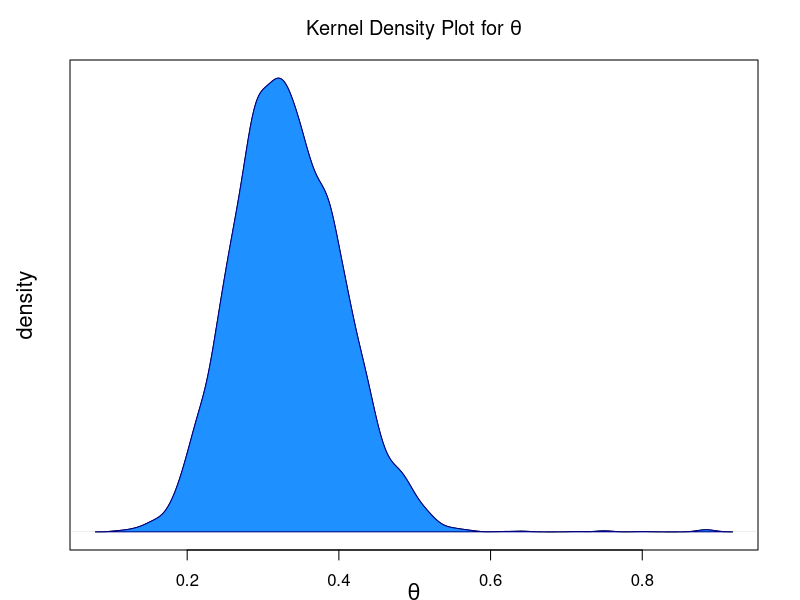
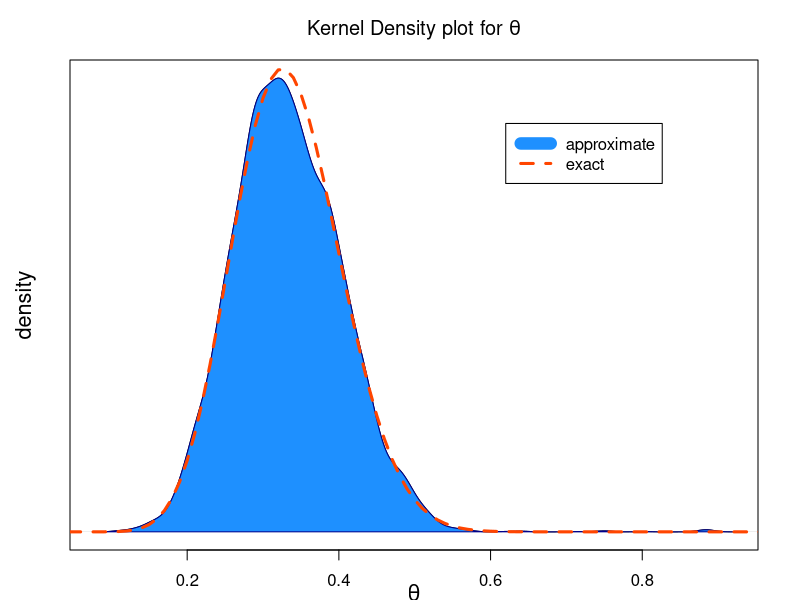
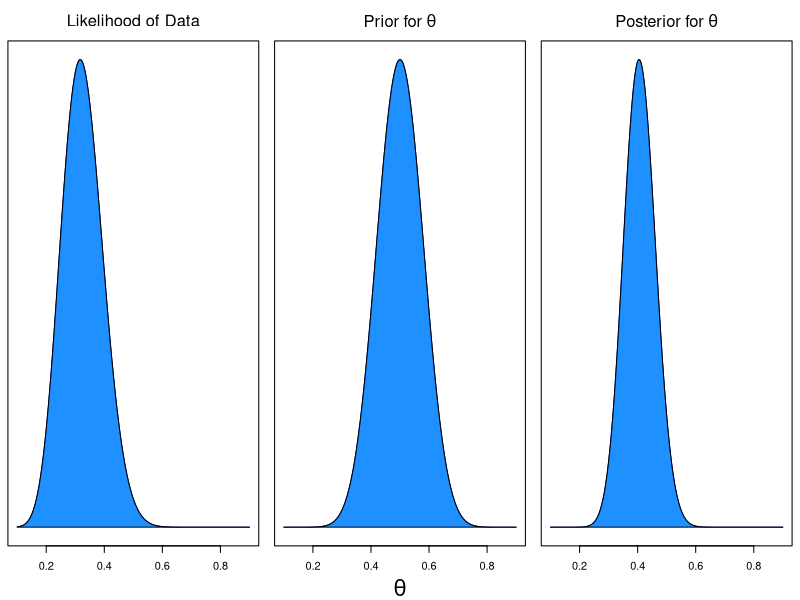
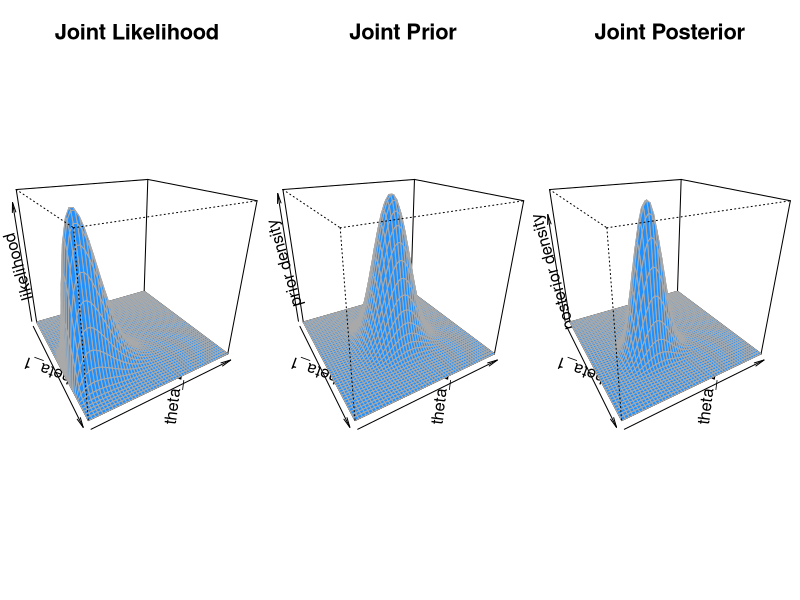
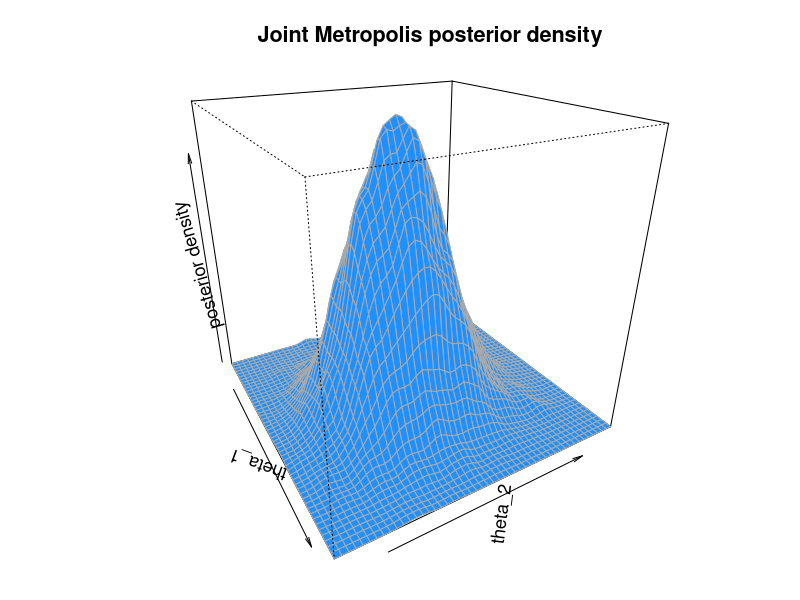
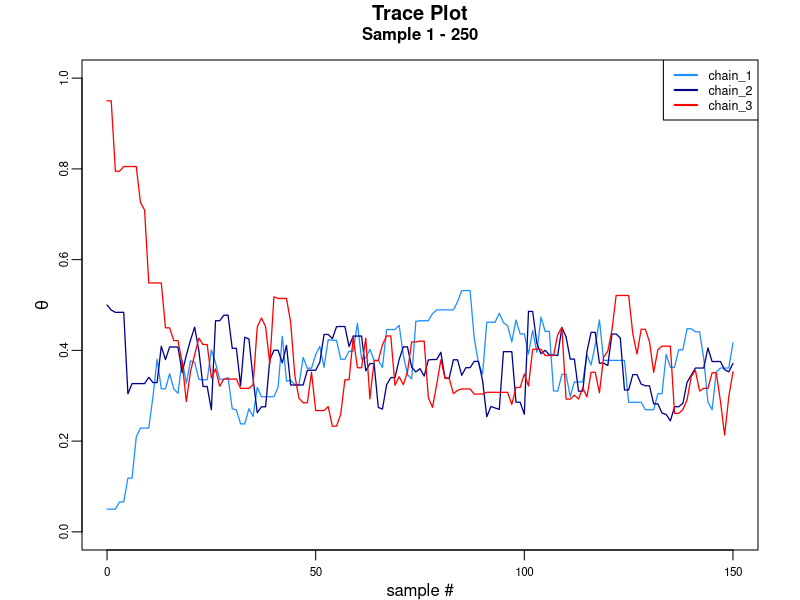
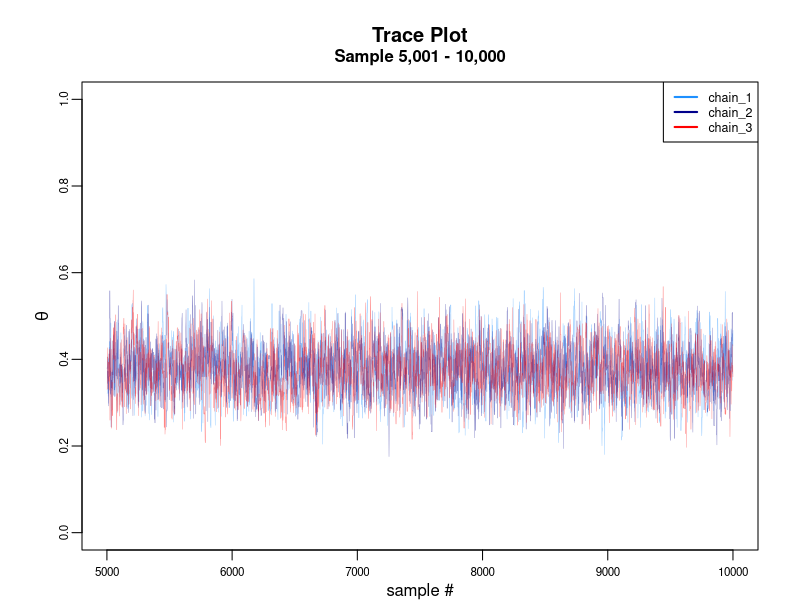
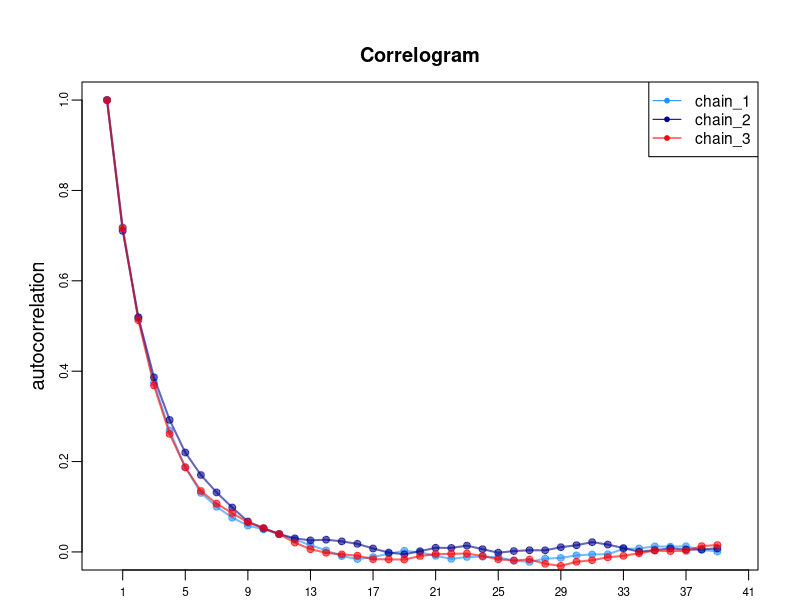

Reproduce these figures in R, in order.
## ---- chunk 1
knitr::opts_chunk$set(echo = TRUE, fig.width=6.5, fig.height=5, fig.align='center', fig.pos = 'H', out.extra = '')
library(MASS)
library(knitr)
library(scales)
## ---- chunk 2
flips <- 41; heads <- 13
a <- 2; b <- 2
## ---- chunk 3
metropolis_algorithm <- function(samples, theta_seed, sd){
  
  theta_curr <- theta_seed
  posterior_thetas <- rep(NA, samples) # Create vector to store sampled parameters
  
  for (i in 1:samples){
    
    theta_prop <- rnorm(n = 1, mean = theta_curr, sd = sd) # Proposal distribution
    
    # If the proposed parameter is outside its range then set it equal to its current
    # value. Otherwise keep the proposed value
    theta_prop <- ifelse((theta_prop < 0 | theta_prop > 1), theta_curr, theta_prop)
    
    # Bayes' numerators
    posterior_prop <- dbeta(theta_prop, a, b) * dbinom(heads, flips, theta_prop)
    posterior_curr <- dbeta(theta_curr, a, b) * dbinom(heads, flips, theta_curr)
      
    # Calculate probability of accepting
    p_accept_theta_prop <- min(posterior_prop/posterior_curr, 1.0)
    
    rand_unif <- runif(n = 1)
    
    # Probabilistically accept proposed theta
    theta_select <- ifelse(p_accept_theta_prop > rand_unif, theta_prop, theta_curr)
    
    posterior_thetas[i] <- theta_select
    
    # Reset theta_curr for the next iteration of the loop
    theta_curr <- theta_select
  }
  return(posterior_thetas)
}
## ---- chunk 4
set.seed(555)
posterior_thetas <- metropolis_algorithm(samples = 10000, theta_seed = 0.9, sd = 0.05)
## ---- chunk 5
opar <- par()
par(mar=c(2.5,3.5,3,2.1), mgp = c(1.7, 1, 0))

d <- density(posterior_thetas)
plot( d
     ,main = expression(paste('Kernel Density Plot for ', theta))
     ,xlab = expression(theta)
     ,ylab = 'density'
     ,yaxt = 'n'
     ,cex.lab = 1.3
     )
polygon(d, col='dodgerblue1', border='dark blue')
## ---- chunk 6
thetas <- seq(from = 0.01, to = 1, by = 0.01)
exact_posterior <- dbeta(thetas, (a + heads), (b + flips - heads))

opar <- par()
par(mar=c(2.5,3.5,3,2.1), mgp = c(1.75, 1, 0))

d <- density(posterior_thetas)
plot( d
     ,main = expression(paste('Kernel Density plot for ', theta))
     ,xlab = expression(theta)
     ,ylab = 'density'
     ,yaxt = 'n'
     ,cex.lab = 1.3
     )
polygon(d, col='dodgerblue1', border='dark blue')
lines(thetas, exact_posterior, col='orangered', lwd=3, lty = 'dashed')
legend(0.62, 5, c('approximate', 'exact'), lwd=c(12,3), lty = c('solid', 'dashed'), col=c('dodgerblue1', 'orangered'))
## ---- chunk 7
a <- 20; b <- 20 # Prior parameters

# Create a sequence of thetas ranging from 0.1 to 0.9 since this is where the density is
min <- 0.1; max <- 0.9
thetas <- seq(from = min, to = max, length.out = 1000)

# Pass the sequence of thetas to calculate the likelihood, prior, and  posterior
likelihood <- dbinom(heads, flips, thetas)
prior <- dbeta(thetas, a, b)
posterior <- dbeta(thetas, (a + heads), (b + flips - heads))
## ---- chunk 8
opar <- par()
cex <- 1.0 #size of points on plot
cex.main <- 1.5 #size of title
cex.lab <- 2.0 #size of labels
cex.axis <- 1.0 #size of axis values
pch <- 20 #point type
point_col <- 'dodgerblue1' #point color
line_col <- 'dark blue' #line color
type <- 'l' #type of plot. l = line, p = points, b = both
lty <- 'solid' #type of line
lwd <- 1 #line width for plotted lines
line = 1 #move up (positive) or down (negative) the title relative to the top of the plot
alph = 0.6 #transparency of points/lines. make sure `scales` library is loaded

par( mfrow=c(1,3) #rows x columns
    ,mgp=c(3,1,0) #location of labels, tick-mark labels, and tick marks relative to plot window
    ,las = 0 #orientation of tick mark labels. 0 = parallel, 1 = horizontal, 2 = perpendicular, 3 = vertical 
    ,mar=c(4,0.5,3,0.5)+0.1 #margins. goes bottom, left, top, right
    )

plot(thetas, likelihood, type = type, ylab='', xlab='', yaxt='n', col = line_col)
polygon(c(min, thetas, max), c(0, likelihood, 0), col = point_col) 
title(expression('Likelihood of Data'), cex.main = cex.main)

plot(thetas, prior, type = type, xlab=expression(theta), ylab='', cex.lab = cex.lab, yaxt='n', col = line_col)
polygon(c(min, thetas, max), c(0, prior, 0), col = point_col) 
title(expression(paste('Prior for ', theta)), cex.main = cex.main)

plot(thetas, posterior, type = type, ylab='', xlab='', yaxt='n', col = line_col)
polygon(c(min, thetas, max), c(0, posterior, 0), col = point_col) 
title(expression(paste('Posterior for ', theta)), cex.main = cex.main)
## ---- chunk 9
flips_1 <- 25; heads_1 <- 17
flips_2 <- 9; heads_2 <- 1
a <- 10; b <- 10

thetas <- seq(from = 0, to = 1.0, length.out = 50)

prior_1 <- dbeta(thetas, a, b)
prior_2 <- dbeta(thetas, a, b)

likelihood_1 <- dbinom(heads_1, flips_1, thetas)
likelihood_2 <- dbinom(heads_2, flips_2, thetas)

posterior_1 <- dbeta(thetas, (a + heads_1), (b + flips_1 - heads_1))
posterior_2 <- dbeta(thetas, (a + heads_2), (b + flips_2 - heads_2))

# Matrix of densities. Multiply (*) because of independence.
joint_prior <- outer(prior_1, prior_2, FUN='*' )
joint_likelihood <- outer(likelihood_1, likelihood_2, FUN='*')
joint_posterior <- outer(posterior_1, posterior_2, FUN = '*')
## ---- chunk 10
opar <- par()
cex <- 1.0 #size of points on plot
cex.main <- 2 #size of title
cex.lab <- 1.5 #size of labels
cex.axis <- 1.0 #size of axis values
pch <- 20 #point type
point_col <- 'dodgerblue1' #point color
line_col <- 'dark blue' #line color
border_col <- 'dark gray' #border color
type <- 'l' #type of plot. l = line, p = points, b = both
lty <- 'solid' #type of line
lwd <- 1 #line width for plotted lines
line = -3 #move up (positive) or down (negative) the title relative to the top of the plot
alph = 0.6 #transparency of points/lines. make sure `scales` library is loaded

par( mfrow=c(1,3) #rows x columns
     ,mgp=c(3,1,0) #location of labels, tick-mark labels, and tick marks relative to plot window
     ,las = 0 #orientation of tick mark labels. 0 = parallel, 1 = horizontal, 2 = perpendicular, 3 = vertical 
     ,mar=c(0,0.5,0,0) #margins. goes bottom, left, top, right
)

persp(thetas, thetas, joint_likelihood, theta=60, phi=25, col=point_col, box=T, xlab='theta_1'
      ,ylab = 'theta_2', zlab = 'likelihood', border=border_col, cex.lab = cex.lab)
title('Joint Likelihood', line = line, cex.main= cex.main)

persp(thetas, thetas, joint_prior, theta=60, phi=25, col=point_col, box=T, xlab='theta_1'
      ,ylab = 'theta_2', zlab = 'prior density', border=border_col, cex.lab=cex.lab)
title('Joint Prior', line = line, cex.main= cex.main)

persp(thetas, thetas, joint_posterior, theta=60, phi=25, col=point_col, box=T, xlab='theta_1'
      ,ylab = 'theta_2', zlab = 'posterior density', border=border_col, cex.lab = cex.lab)
title('Joint Posterior', line = line, cex.main= cex.main)

## ---- chunk 11
library(MASS) # Needed for mvrnorm() function

flips <- c(flips_1, flips_2) # Create a vector of flips
heads <- c(heads_1, heads_2) # Create a vector of heads

metropolis_algorithm_2d <- function(samples, thetas_seed, cov_mat){# 2D metropolis 
                                                                   # algorithm function
  
  thetas_curr <- thetas_seed
  posterior_thetas <- matrix(NA, nrow = samples, ncol = 2) # Create a matrix to store 
                                                           # results
  for (i in 1:samples){# Similar for loop as before in 1-D
    
    # 2-dimensional proposal distribution
    thetas_prop <- mvrnorm(n = 1, mu = thetas_curr, Sigma = cov_mat)
    
    # If any of the values in thetas_prop is not in [0, 1.0] then replace their value with
    # the same element in thetas_curr, otherwise keep their values
    thetas_prop <- mapply(function(x, y) ifelse((x > 1 | x < 0), y, x),
                          x = thetas_prop, 
                          y = thetas_curr)
    
    # Calculate Bayes' numerators
    posterior_prop <- dbeta(thetas_prop, a, b) * dbinom(heads, flips, thetas_prop)
    posterior_curr <- dbeta(thetas_curr, a, b) * dbinom(heads, flips, thetas_curr)
    
    # Accept/reject logic
    p_accept_theta_prop = pmin(posterior_prop/posterior_curr, 1.0)
    
    # Draw 2 random uniform values
    rand_unif <- runif(n = 2)
    
    # If probability of accept is greater than the random uniform then accept 
    # thetas_prop otherwise return thetas_curr
    thetas_select <- mapply(function(x, y, w, z) ifelse(x > y, w, z),
                            x = p_accept_theta_prop,
                            y = rand_unif,
                            w = thetas_prop,
                            z = thetas_curr)
    
    posterior_thetas[i, ] <- thetas_select
    
    # Reset theta_curr for the next iteration of the loop
    thetas_curr <- thetas_select
    
  }
  return(posterior_thetas)
}

# Call the function
set.seed(225)
posterior_thetas_2d <- metropolis_algorithm_2d(20000, thetas_seed = c(0.5, 0.5)
                                               ,cov_mat = matrix(c(0.05^2, 0, 0, 0.05^2)
                                                                 ,ncol=2))
## ---- chunk 12

opar <- par()
cex <- 1.0 #size of points on plot
cex.main <- 1.3 #size of title
cex.lab <- 1.1 #size of labels
cex.axis <- 1.0 #size of axis values
pch <- 20 #point type
point_col <- 'dodgerblue1' #point color
line_col <- 'dark blue' #line color
border_col <- 'dark gray' #border color
type <- 'l' #type of plot. l = line, p = points, b = both
lty <- 'solid' #type of line
lwd <- 1 #line width for plotted lines
line = 1 #move up (positive) or down (negative) the title relative to the top of the plot
alph = 0.6 #transparency of points/lines. make sure `scales` library is loaded

par( mfrow=c(1,1) #rows x columns
     ,mgp=c(3,1,0) #location of labels, tick-mark labels, and tick marks relative to plot window
     ,las = 0 #orientation of tick mark labels. 0 = parallel, 1 = horizontal, 2 = perpendicular, 3 = vertical
     ,mar=c(1,4,3,1)+0.1 #margins. goes bottom, left, top, right
)

post_dens <- kde2d(posterior_thetas_2d[,1], posterior_thetas_2d[,2], n=50)

persp(post_dens, theta=60, phi=25, col=point_col, box=T, xlab = 'theta_1'
      ,ylab = 'theta_2', zlab = 'posterior density', border=border_col, cex.lab=cex.lab)

title('Joint Metropolis posterior density', line = line, cex.main= cex.main)
## ---- chunk 13
set.seed(481) # For reproducibility
warmup<- seq(5000) # 1,2,...,5000
posterior_thetas_2d_post_warmup <- posterior_thetas_2d[-warmup, ] # Remove warmup period

n <- nrow(posterior_thetas_2d_post_warmup) # Number of samples to draw from the exact
                                           # marginal posterior distributions. We set this
                                           # equal to the number of samples post warmup

exact_theta_1 <- rbeta(n, (a + heads_1), (b + flips_1 - heads_1)) # Random sample from the
                                                                  # first marginal
exact_theta_2 <- rbeta(n, (a + heads_2), (b + flips_2 - heads_2)) # Random sample from the
                                                                  # second marginal

apprx_theta_1 <- posterior_thetas_2d_post_warmup[ ,1]
apprx_theta_2 <- posterior_thetas_2d_post_warmup[ ,2]

# Combine into a matrix so that we can apply the quantile() function to each column of the
# matrix with one function call
matrx_thetas <- cbind(exact_theta_1, apprx_theta_1, exact_theta_2, apprx_theta_2)

# Let's look at the 2.5th, 5th, 25th, median, 75th, 95th, and 97.5th quantile
quant_thetas <- apply(matrx_thetas, MARGIN = 2, FUN = quantile, c(0.025,0.05, 0.25, 0.5
                                                                  ,0.75, 0.95, 0.975))
## ---- chunk 14
library(knitr)
kable(quant_thetas, digits = 3, format='pandoc', align=rep('c',4), caption = 'Quantiles of Posterior Distributions')
## ---- chunk 15
#HMC Function that is called to produce Figures 8, 9, and 10
potential_grad <- function(x, sd) x/sd^2

HMC = function (posterior_fun, grad_posterior_fun, epsilon, L, theta_seed,
                prop_sd, target_sd)
{
  theta = theta_seed
  phi = rnorm(length(theta),0, prop_sd) # independent standard normal variates
  current_phi = phi
  # Make a half step for momentum at the beginning
  phi = phi - epsilon * grad_posterior_fun(theta, target_sd) / 2
  # Alternate full steps for position and momentum
  theta_res <- rep(NA, L)
  for (i in 1:L)
  {
    theta_res[i] = theta
    # Make a full step for the position
    theta = theta + epsilon * phi/prop_sd
    # Make a full step for the momentum, except at end of trajectory
    if (i!=L) phi = phi - epsilon * grad_posterior_fun(theta, target_sd)
  }
  # Make a half step for momentum at the end.
  phi = phi - epsilon * grad_posterior_fun(theta, target_sd) / 2
  # Negate momentum at end of trajectory to make the proposal symmetric
  phi = -phi
  # Evaluate potential and kinetic energies at start and end of trajectory
  current_posterior = posterior_fun(theta_seed)
  current_K = sum(current_phi^2) / 2
  proposed_posterior = posterior_fun(theta)
  proposed_K = sum(phi^2) / 2
  
  p = exp(current_posterior - proposed_posterior + current_K - proposed_K)
  return(theta_res)
}
## ---- chunk 16
# Define our metropolis sampling process
samples <- 10000
theta_seeds <- c(0.05, 0.50, 0.95)
sd <- 0.075 

flips <- 41; heads <- 13 # data

a <- 10; b <- 10 # prior beta distribution parameters

set.seed(124)
chains <- mapply(metropolis_algorithm, samples = samples, theta_seed = theta_seeds
                 ,sd = sd)
## ---- chunk 17
opar <- par()
cex <- 1 #size of points and line
cex.mains <- c(1.2, 1.0) #size of title
cex.lab <- 1.0 #size of labels
cex.axis <- 0.7 #size of axis values
line_cols <- c('dodgerblue1', 'dark blue', 'red')
lwd <- 1.25 #line width for plotted lines
lines = c(2,1) # #move up (positive) or down (negative) the title relative to the top of the plot
a = 1 #transparency of points/lines. make sure `scales` library is loaded

start <- 1
stop <- 150
par(mfrow=c(1,1), mar=c(2.5,4.1,3,2.1), mgp=c(1.5,0.5,0))

plot(0:stop, c(theta_seeds[1], chains[,1][start:stop]), type='l', col = alpha(line_cols[1], a),
     ylim=c(0,1), lwd=lwd, xlab='sample #', ylab = expression(theta),cex.axis = cex.axis,
     cex.lab = cex.lab)
lines(0:stop, c(theta_seeds[2], chains[,2][start:stop]), col = alpha(line_cols[2], a),
      lwd=lwd)
lines(0:stop, c(theta_seeds[3], chains[,3][start:stop]), col= alpha(line_cols[3], a),
      lwd = lwd)
title('Trace Plot', cex.main = cex.mains[1], line = lines[1])
title('Sample 1 - 250', cex.main = cex.mains[2], line = lines[2])
legend('topright', c('chain_1', 'chain_2', 'chain_3'), col=line_cols, lwd=rep(2,3)
       ,cex = cex*3/4)
## ---- chunk 18
opar <- par()
cex <- 0.75 #size of points and line
cex.mains <- c(1.2, 1.0) #size of title
cex.lab <- 1.0 #size of labels
cex.axis <- 0.7 #size of axis values
line_cols <- c('dodgerblue1', 'dark blue', 'red')
lwd <- 0.4 #line width for plotted lines
lines = c(2,1) #move up (positive) or down (negative) the title relative to the top of the plot
a = 0.5 #transparency of points/lines. make sure `scales` library is loaded

start <- 5001
stop <- 10000
par(mfrow=c(1,1), mar=c(2.5,4.1,4.1,2.1), mgp=c(1.5,0.5,0))

plot(start:stop, chains[,1][start:stop], type='l', col = alpha(line_cols[1], a),
     ylim=c(0,1.0), lwd=lwd ,xlab='sample #', ylab = expression(theta), 
     cex.axis = cex.axis, cex.lab = cex.lab)
lines(start:stop, chains[,2][start:stop], col = alpha(line_cols[2], a), lwd=lwd)
lines(start:stop, chains[,3][start:stop], col= alpha(line_cols[3], a), lwd = lwd)
title('Trace Plot', cex.main = cex.mains[1], line = lines[1])
title('Sample 5,001 - 10,000', cex.main = cex.mains[2], line = lines[2])
legend('topright', c('chain_1', 'chain_2', 'chain_3'), col=line_cols, lwd=rep(2,3)
       ,cex = cex)
## ---- chunk 19
warmup <- seq(100) # Conservatively set the warmup period. We discard these samples from
                    # our correlogram

# Remove warmup samples
chains_post_warmup <- chains[-warmup, ]

# Apply the acf() across each column (margin 2) of the chains_post_warmup matrix
acfs <- apply(chains_post_warmup, MARGIN = 2, FUN = acf, plot=FALSE)
## ---- chunk 20
opar <- par()
pch <- 20
cex <- 1.4 #size of points and line
cex.main <- 1.2 #size of title
cex.lab <- 1.2 #size of labels
cex.axis <- 0.7 #size of axis values
cols <- c('dodgerblue1', 'dark blue', 'red')
lwd <- 2 #line width for plotted lines
lines = -1 #move up (positive) or down (negative) the title relative to the top of the plot
a = 0.6 #transparency of points/lines. make sure `scales` library is loaded

par(mfrow=c(1,1), mar=c(1.5,4.1,4.1,2.1), mgp=c(1.7,0.5,0))


x <- acfs[[1]]$lag
plot(1, type="n", xlab="lag", ylab="autocorrelation", xlim=c(0, length(x)), ylim=c(0, 1)
     ,cex.lab = cex.lab, cex.axis = cex.axis, xaxp = c(1, 41, 10))
title('Correlogram', line = line, cex.main = cex.main)
legend('topright', c('chain_1', 'chain_2', 'chain_3'), col=cols, lwd=rep(1,3)
       ,cex = cex*2/3, pch = pch)

for (i in 1:3){
  y <- acfs[[i]]$acf
  points(x, y, col= alpha(cols[i], a), pch = pch, cex=cex)
  lines(x, y, col = alpha(cols[i], a), lwd = lwd, cex=cex)
}
## ---- chunk 21
# Index into the first chain
chain1_post_warmup <- chains_post_warmup[, 1]
n <- length(chain1_post_warmup)

acf_1 <- acf(chain1_post_warmup, plot=FALSE, lag.max = 1000)[[1]] # Grab the
                                                                  # autocorrelations at
                                                                  # each lag

# Loop through each consecutive sum of autocorrelations while the sums are non-negative. 
# The resulting t is our terminal point
acf_sums <- 999 # Initialize to be a positive number
t <- 1
while (acf_sums >= 0){
  t <- t + 1
  acf_sums <- acf_1[t - 1] + acf_1[t]
}

# Compute the denominator. The sum of the acf_1 vector is from the 2nd element to element 
# t because the second element is the first lag, k = 1
denominator <- 1 + 2*sum(acf_1[2:t]) 

# Compute an approximation of the effective number of samples, n_eff
n_eff <- n / denominator
## ---- chunk 22
h = 5 # Thin our chain by keeping only 1 out of every 5 samples
n <- length(chain1_post_warmup)
keep_seq <- seq(1, n, h) # Sequence of integers that represent the indices of the chain
                         # we will keep
chain1_post_warmup_thin <- chain1_post_warmup[keep_seq]

thin_n <- length(chain1_post_warmup_thin)

# Extract autocorrelations at each lag
acf_1_thin <- acf(chain1_post_warmup_thin, plot=FALSE, lag.max = thin_n/5)[[1]]

acf_sums <- 999
t <- 1
while (acf_sums >= 0){
  t <- t + 1
  acf_sums <- acf_1_thin[t - 1] + acf_1_thin[t]
}

thin_denominator <- 1 + 2*sum(acf_1_thin[2:t])
thin_n_eff <- thin_n / thin_denominator
## ---- chunk 23
# Helper function to split the chains in half
split_chain <- function(x){
  len <- length(x)
  split_x <- split(x, seq_along(x) <= len/2)
  return(split_x)
}

compute_Rhat <- function(chains){# Function to compute Gelman-Rubin Diagnostic
  
  chains_split <- unlist(apply(chains, MARGIN = 2, FUN = split_chain)
                         , recursive = FALSE) # Split chains in half

  n <- length(chains_split[[1]]) # Get number of samples in a split chain
  
  Ws <- sapply(chains_split, var) # Compute the variance of each chain. These are the 
                                  # components of W
  W <- mean(Ws) # Take the mean of the components of W. This is W
  
  chain_means <- sapply(chains_split, mean) # Compute the mean of each chain
  
  B <- var(chain_means) # Compute the variance of the chain means to get B
  
  V <- (n-1)/n * W + B
  
  Rhat <- sqrt(V / W)
  
  return(Rhat)
}
## ---- chunk 24
# Create a sequence of terminal number of samples. We will compute Gelman-Rubin
# after 10 samples, 60 samples, 110 samples,...,total_n samples
total_n <- nrow(chains_post_warmup)
terminal_n <- seq(from = 10, to = total_n, by = 50)

# Helper function that will be called in the subsequent loop to limit the chain size to
# `n` samples
truncate_chain <- function(chain, n){
  new_chain <- chain[1:n]
  return(new_chain)
}

Rhats <- rep(0, length(terminal_n)) # Create vector of 0's to store results 

# Loop through each terminal_n by truncating the chains at the value of n and then calling
# the compute_Rhat function. Store the results in the Rhats vector that we initialized 
# above
i <- 1
for (n in terminal_n){
  truncated_chains <- apply(chains_post_warmup, MARGIN = 2, FUN = truncate_chain, n)
  Rhats[i] <- compute_Rhat(truncated_chains)
  i <- i + 1
}
## ---- chunk 25
opar <- par()
cex <- 1.3
cex.main <- 1.2 #size of title
cex.lab <- 1.2 #size of labels
cex.axis <- 0.7 #size of axis values
pch <- 20
point_col <- 'dodgerblue1'
line_col <- 'dodgerblue1'
lty <- 'solid'
lwd <- 1 #line width for plotted lines
line = 1 #move up (positive) or down (negative) the title relative to the top of the plot
a = 0.6 #transparency of points/lines. make sure `scales` library is loaded

par(mfrow=c(1,1), mar=c(3.1,4.1,4.1,2.1), mgp=c(1.7,0.5,0))

plot(terminal_n, Rhats, xlab = 'number of samples', ylab = expression(hat(R))
     ,cex = cex, cex.lab = cex.lab, cex.axis = cex.axis, col = point_col, pch = pch)
lines(terminal_n, Rhats, lty = lty, col = line_col, lwd = lwd)
title('Gelman-Rubin Convergence Diagnostic', cex.main = cex.main, line = line)
## ---- chunk 26
# We'll provide two ways to do this. The first might be more intuitive to some readers as 
# it better illustrates what we're actually doing. The second way is less code but perhaps
# a bit more opaque

# Intuitive way
compute_accRate_intuitive <- function(chain){
  n <- length(chain) # Number of samples
  chain_front <- chain[-n] # Create a chain with element 1,2,3,..,n-1
  chain_back <- chain[-1] # Create a chain with element 2,3,4,...n
  accepts <- sum(chain_front != chain_back) # Count how many successive elements are 
                                            # different from the next element
  acceptance_rate = accepts / (n - 1) # We subtract 1 because we could only make (n-1) 
                                      # comparisons
  return(acceptance_rate)
}

# Opaque way. Employs R's unique() function which keeps only unique elements in a vector
compute_accRate_opaque <- function(chain){
  n <- length(chain)
  acceptance_rate = (length(unique(chain)) - 1) / (n - 1) # Subtract 1 from numerator
                                                          # because the first theta will
                                                          # always get counted as a unique
                                                          # value
  return (acceptance_rate)
}

# Apply both functions to our matrix of chains. Results should be equivalent
acceptance_rate_intuitive <- apply(chains_post_warmup, MARGIN = 2, 
                                   FUN = compute_accRate_intuitive)

acceptance_rate_opaque <- apply(chains_post_warmup, MARGIN = 2, 
                                   FUN = compute_accRate_opaque)
